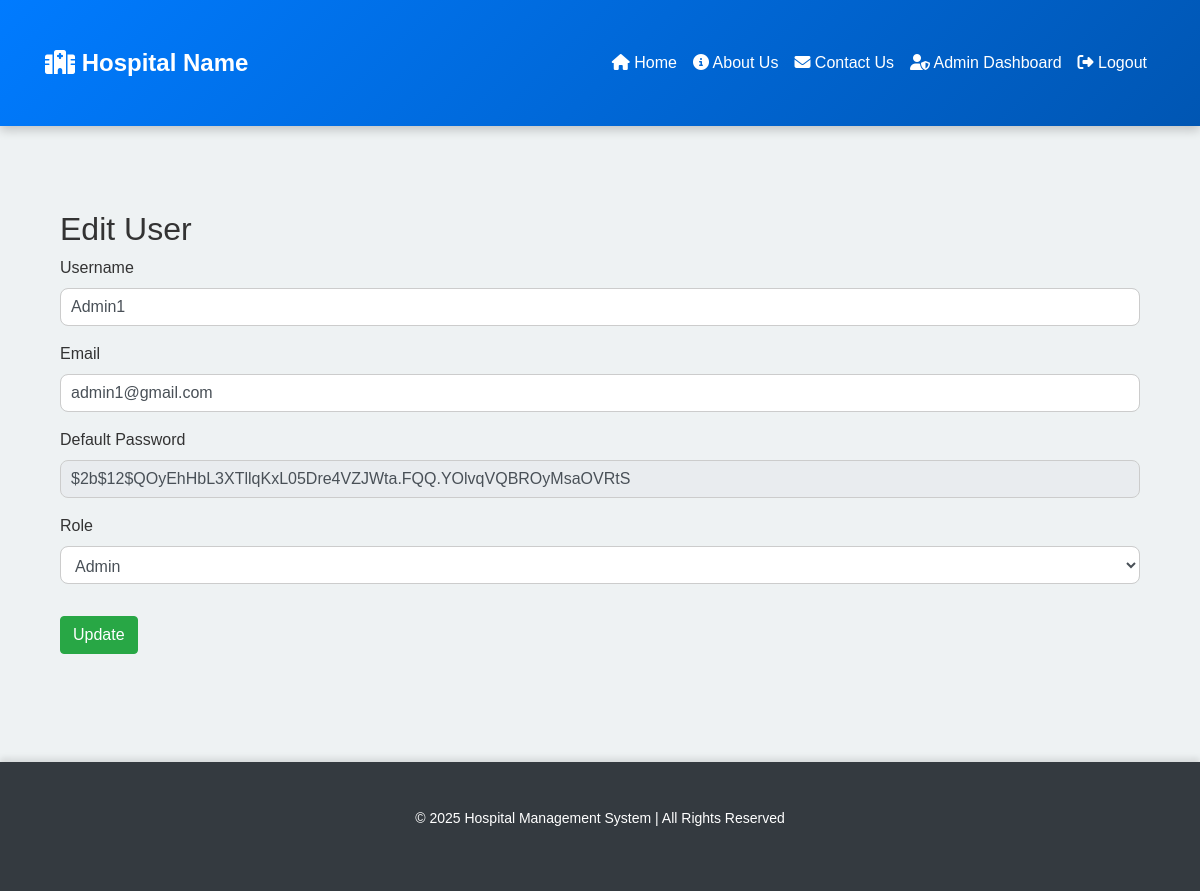
The page /admin/edit_user/1 (signed in) on the database its author committed.
### app/models.py (models this page shows)
class User(db.Model, UserMixin):
    __tablename__ = 'user'
    id = db.Column(db.Integer, primary_key=True)
    username = db.Column(db.String(80), unique=True, nullable=False)
    email = db.Column(db.String(120), unique=True, nullable=False)
    password = db.Column(db.String(120), nullable=False)
    role_id = db.Column(db.Integer, db.ForeignKey('role.id'), nullable=False)
    doctor_profile = db.relationship('Doctor', back_populates='user', uselist=False)
    patient_profile = db.relationship('Patient', back_populates='user', uselist=False)
    staff_profile = db.relationship('Staff', back_populates='user', uselist=False)

### app/routes.py (the view, shortened to what this page needs)
@admin_routes.route('/edit_user/<int:user_id>', methods=['GET', 'POST'])
@login_required
def edit_user(user_id):
    if current_user.role.name.lower() != 'admin':
        flash('Access denied', 'danger')
        return redirect(url_for('main_routes.home'))
    user = User.query.get_or_404(user_id)
    form = UserForm(obj=user)
    return render_template('edit_user.html', form=form, user=user)

### app/forms.py
class UserForm(FlaskForm):
    username = StringField('Username', validators=[DataRequired(), Length(min=3, max=25)])
    email = StringField('Email', validators=[DataRequired(), Email()])
    role = SelectField('Role', coerce=int, validators=[DataRequired()])
    password = StringField('Default Password', default="Default@1234", render_kw={'readonly': True})
    submit = SubmitField('Submit')
    def __init__(self, *args, **kwargs):
        super(UserForm, self).__init__(*args, **kwargs)
        self.role.choices = [(role.id, role.name) for role in Role.query.all()]

### app/__init__.py (called while the page is built)
@login_manager.user_loader
def load_user(user_id):
    return User.query.get(int(user_id))

### app/templates/edit_user.html (shortened to what this page needs)
{% extends "base.html" %}
{% block content %}
<div class="container">
    <h2>Edit User</h2>
    <form method="POST">
        <div class="form-group">
            {{ form.username.label }}
            {{ form.username(class="form-control") }}
        </div>
        <div class="form-group">
            {{ form.email.label }}
            {{ form.email(class="form-control") }}
        </div>
        <div class="form-group">
            {{ form.password.label }}
            {{ form.password(class="form-control", readonly=True) }}
        </div>
        <div class="form-group">
            {{ form.role.label }}
            {{ form.role(class="form-control", id="role-select") }}
        </div>
        <button type="submit" class="btn btn-success mt-3">Update</button>
    </form>
</div>
{% endblock %}

### app/static/css/styles.css (style rules this page uses)
body { font-family: 'Poppins', sans-serif; background-color: #eef2f3; color: #333; margin: 0; padding: 0; }
.container { padding-top: 30px; padding-bottom: 30px; }
.form-control { border-radius: 8px; border: 1px solid #ccc; padding: 10px; transition: all 0.3s ease-in-out; }

### rows shown on the page
User: username "Admin1", email "admin1@gmail.com", password "$2b$12$QOyEhHbL3XTllqKxL05Dre4VZJWta.FQQ.YOlvqVQBROyMsaOVRtS", role "Admin"
